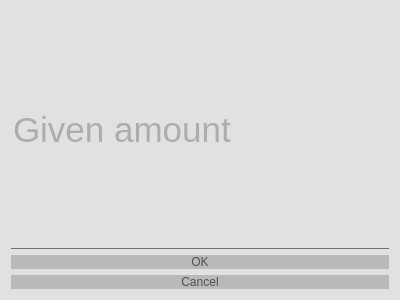
<?xml version="1.0" encoding="UTF-8"?>
<ui version="4.0">
 <class>w_reduce</class>
 <widget class="QWidget" name="w_reduce">
  <property name="geometry">
   <rect>
    <x>0</x>
    <y>0</y>
    <width>400</width>
    <height>300</height>
   </rect>
  </property>
  <property name="windowTitle">
   <string>Reduce</string>
  </property>
  <property name="styleSheet">
   <string notr="true">*
{
	
	font: 26pt &quot;MS Shell Dlg 2&quot;;
	
	color: rgb(79, 79, 79);
	background-color:  rgba(223, 223, 223, 200);
}


QPushButton
{ 
	alternate-background-color: rgb(255, 255, 255);
	
	background-color: rgb(185, 185, 185);
	border-width: 2px;
    border-radius: 10px;
	position: center;
 }

QPushButton:hover
{
	background: rgba(225, 225, 225, 180);
	border-style: dashed;
}

QPushButton:pressed
{
	
	background-color: rgb(136, 136, 136);
	border-width: 2px;
    border-radius: 10px;
}

QToolButton
{ 
	alternate-background-color: rgb(255, 255, 255);
	
	background-color: rgb(185, 185, 185);
	border-width: 2px;
    border-radius: 10px;
	position: center;
 }

QToolButton:hover
{
	background: rgba(225, 225, 225, 180);
	border-style: dashed;
}

QToolButton:pressed
{
	
	background-color: rgb(136, 136, 136);
	border-width: 2px;
    border-radius: 10px;
}

QLineEdit
{
	background: transparent;
	color: rgb(121, 121, 121);
	border: none;
	border-bottom: 1px solid #717072
}
</string>
  </property>
  <layout class="QVBoxLayout" name="verticalLayout">
   <item>
    <widget class="QLineEdit" name="le_reduction">
     <property name="sizePolicy">
      <sizepolicy hsizetype="MinimumExpanding" vsizetype="MinimumExpanding">
       <horstretch>0</horstretch>
       <verstretch>0</verstretch>
      </sizepolicy>
     </property>
     <property name="font">
      <font>
       <family>MS Shell Dlg 2</family>
       <pointsize>26</pointsize>
       <italic>false</italic>
       <bold>false</bold>
      </font>
     </property>
     <property name="layoutDirection">
      <enum>Qt::LeftToRight</enum>
     </property>
     <property name="inputMethodHints">
      <set>Qt::ImhDigitsOnly|Qt::ImhFormattedNumbersOnly</set>
     </property>
     <property name="placeholderText">
      <string>Given amount</string>
     </property>
     <property name="clearButtonEnabled">
      <bool>true</bool>
     </property>
    </widget>
   </item>
   <item>
    <widget class="QDialogButtonBox" name="bb_reduce">
     <property name="sizePolicy">
      <sizepolicy hsizetype="MinimumExpanding" vsizetype="Maximum">
       <horstretch>0</horstretch>
       <verstretch>0</verstretch>
      </sizepolicy>
     </property>
     <property name="font">
      <font>
       <family>MS Shell Dlg 2</family>
       <pointsize>26</pointsize>
       <italic>false</italic>
       <bold>false</bold>
      </font>
     </property>
     <property name="layoutDirection">
      <enum>Qt::LeftToRight</enum>
     </property>
     <property name="autoFillBackground">
      <bool>false</bool>
     </property>
     <property name="orientation">
      <enum>Qt::Vertical</enum>
     </property>
     <property name="standardButtons">
      <set>QDialogButtonBox::Cancel|QDialogButtonBox::Ok</set>
     </property>
     <property name="centerButtons">
      <bool>true</bool>
     </property>
    </widget>
   </item>
  </layout>
 </widget>
 <resources/>
 <connections/>
</ui>
